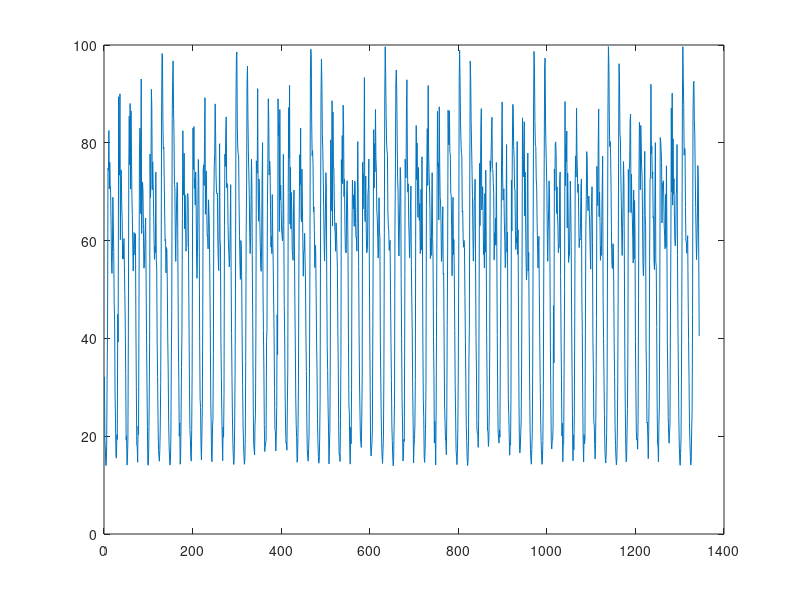
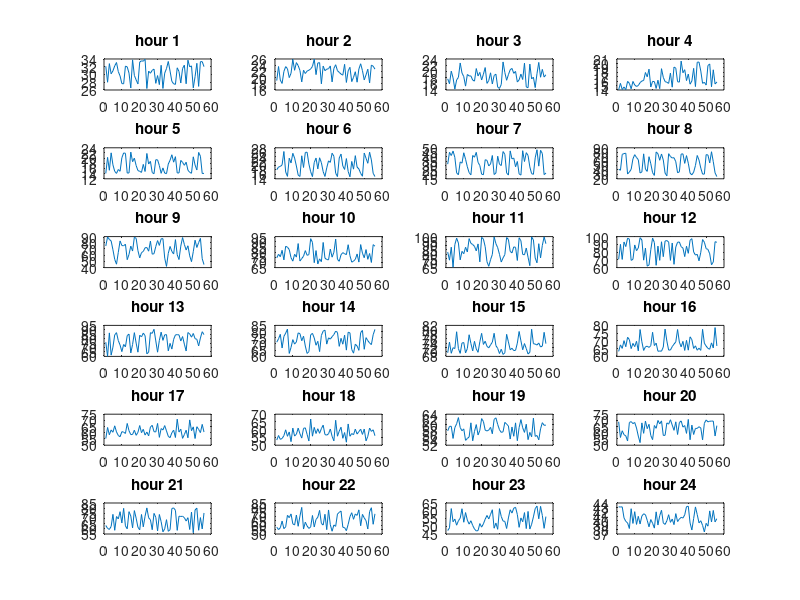
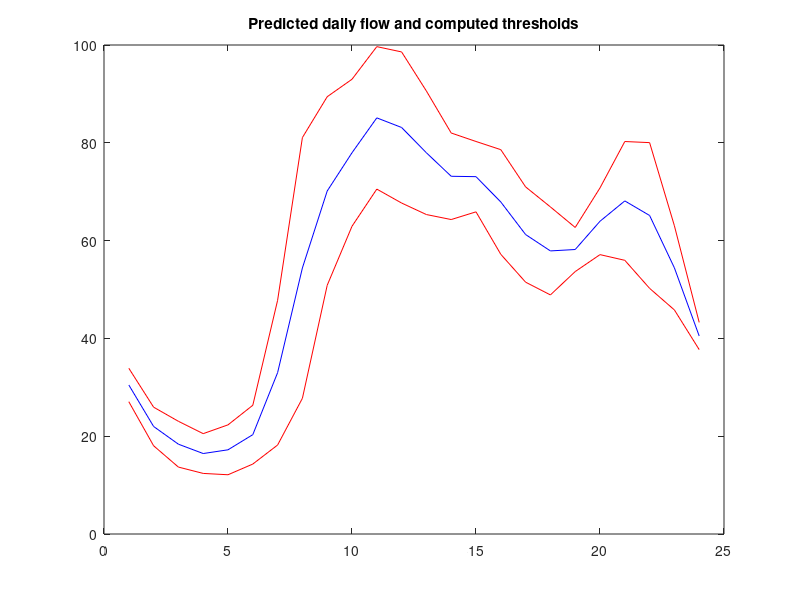
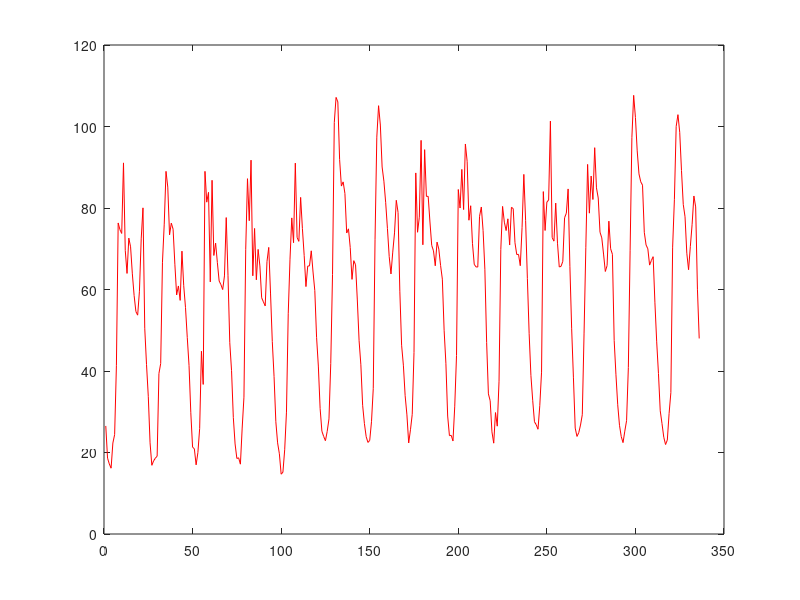

The MATLAB source for these figures, in order:


clear
close all
clc

%% leak Detection
close all

load leak_free_data.mat % flow leak free scenario variable flow

% parameters
beta = 1.1;

plot (flow)

days=0:length(flow)/24-1; %vector of days (56)
n_days=length(days);

% alloc
y_hat = zeros(1,24);
thresh = zeros(1,24);
r = zeros(1,length(flow));
d_dwn_hat = zeros(1,length(flow)); % The whole vector loops over with y(i)
phi = zeros(1,24);


figure
for i=1:24
    flow_hour_i=flow(i+days*24); %56 samples of each hour
    subplot (6,4,i)
    plot (flow_hour_i)
    title (['hour ',num2str(i)])
    %% Computations
    
    y_hat(i) = (1/n_days) * sum(flow_hour_i); % estimation
    thresh(i) = max(flow_hour_i - y_hat(i)); % adaptive threshold

end
figure
plot(y_hat+thresh, Color='red')
hold on
plot(y_hat-thresh, Color='red')
plot(y_hat, Color='blue')
title("Predicted daily flow and computed thresholds")
hold off

% This threshold will be used in the leak scenarios below to detect the leaks
 
%% Leak scenario 1

close all
clc
load leak_scenario1_data.mat % flow leak scenario 1 variable flow_leak1 (mn)
figure
plot (flow_leak1,'r')


% alloc
y_hat_l1 = zeros(1,24);
d_wdn_hat_l1 = zeros(1,length(flow_leak1));
thresh_l1 = zeros(1,24);
thresh_k_l1 = zeros(1,length(flow_leak1)); %for plotting
r_l1 = zeros(1,24);
phi_l1 = zeros(1,length(flow_leak1));
days_l1 = 0:length(flow_leak1)/24-1;
n_days_l1 = length(days_l1);


for k=1:length(flow_leak1)

    % equations found in slide 17
    
    j=mod(k,24); %computation of the day hour
    if j==0
        j=24;
    end
    
    flow_hour_i_l1 = flow_leak1(j+days_l1*24);
    % Computations for leak scenario 1
    y_hat_l1(j) = (1/n_days_l1  ) * sum(flow_hour_i_l1);
    d_wdn_hat_l1(k) = y_hat_l1(j); 
    thresh_k_l1(k) = thresh(j);

    %equations found in slde 18

    r_l1(k) = flow_leak1(k) - y_hat_l1(j); 

    if (r_l1(k) <= beta * thresh(j))
        phi_l1(k) = 0;
    else
        phi_l1(k) = 1;
    end

            
end

figure
plot(y_hat_l1, Color='blue')
hold on
plot(y_hat_l1+thresh, Color='red')
plot(y_hat_l1-thresh, Color='red')
hold off

figure
plot(flow_leak1)
hold on
plot(d_wdn_hat_l1)

figure
plot(thresh_k_l1)
hold on
plot(r_l1)

figure
plot(phi_l1)
ylim([-1,2])


% figure
% plot (th,'r')
% hold on
% plot (-1*th,'r')
% plot (error,'k')

%%
load leak_scenario2_data
figure
plot (flow_leak2,'r') % flow leak scenario 2 variable flow_leak2

%The same as leak scenario1


% alloc
y_hat_l2 = zeros(1,24);
d_wdn_hat_l2 = zeros(1,length(flow_leak2));
thresh_l2 = zeros(1,24);
thresh_k_l2 = zeros(1,length(flow_leak2)); %for plotting
r_l2 = zeros(1,24);
phi_l2 = zeros(1,length(flow_leak2));
days_l2 = 0:length(flow_leak2)/24-1;
n_days_l2 = length(days_l2);

for k=1:length(flow_leak2)
    
    j=mod(k,24); %computation of the day hour
    if j==0
        j=24;
    end
    
    flow_hour_i_l2 = flow_leak2(j+days_l2*24);

    y_hat_l2(j) = (1/n_days_l2  ) * sum(flow_hour_i_l2);
    d_wdn_hat_l2(k) = y_hat_l2(j); 
    thresh_k_l2(k) = thresh(j);

    r_l2(k) = flow_leak2(k) - y_hat_l2(j); 

    if (r_l2(k) <= beta * thresh(j))
        phi_l2(k) = 0;
    else
        phi_l2(k) = 1;
    end

            
end

figure
plot(y_hat_l2, Color='blue')
hold on
plot(y_hat_l2+thresh, Color='red')
plot(y_hat_l2-thresh, Color='red')
hold off

figure
plot(flow_leak2)
hold on
plot(d_wdn_hat_l2)

figure
plot(thresh_k_l2)
hold on
plot(r_l2)

figure
plot(phi_l2)
ylim([-1,2])